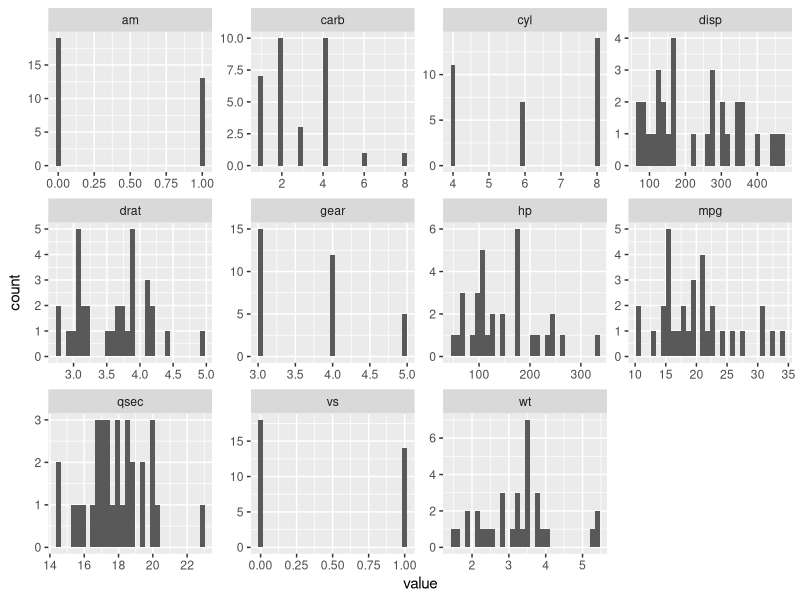

This figure's R source:
View(mtcars)
library(purrr)
library(tidyr)
library(ggplot2)
mtcars %>%keep(is.numeric) %>%gather() %>% ggplot(aes(value)) +facet_wrap(~ key, scales = "free") +geom_histogram()
